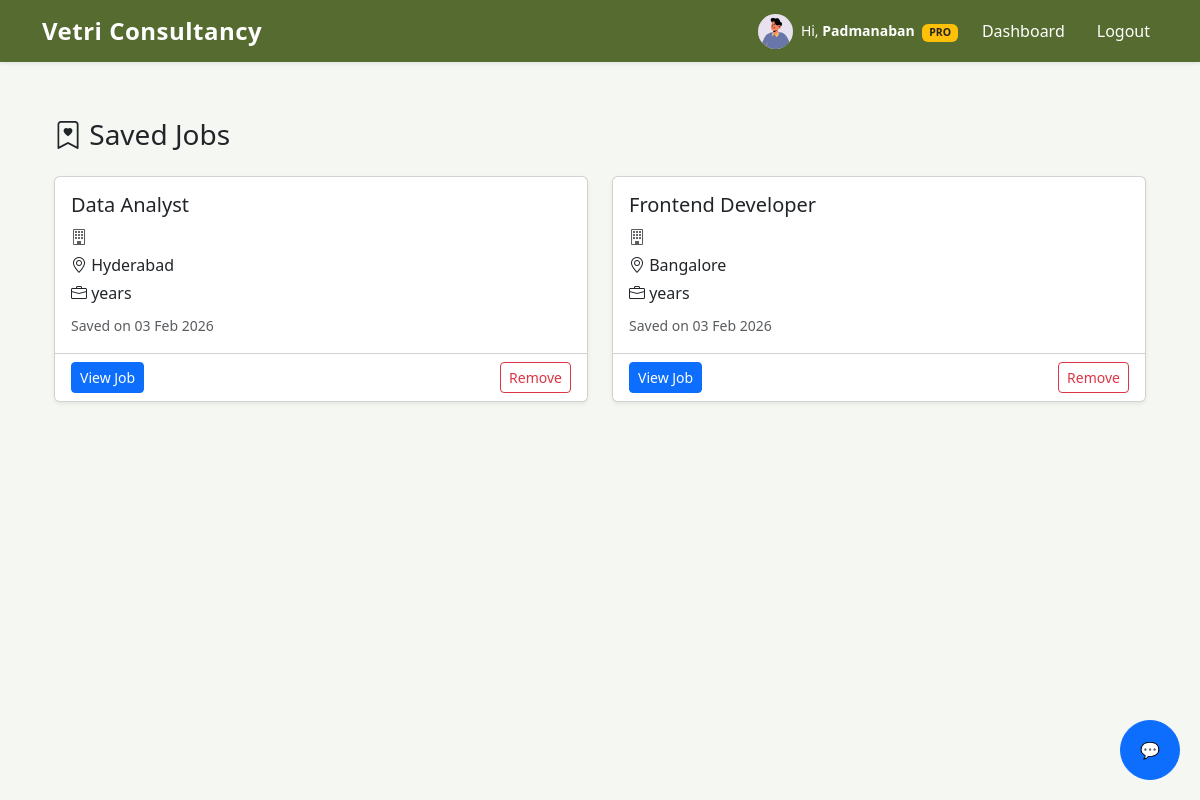
The page /jobs/saved/ (signed in) on the database its author committed.
### accounts/models.py (models this page shows, shortened)
class User(AbstractUser):
    ROLE_CHOICES = (
        ('CANDIDATE', 'Candidate'),
        ('CONSULTANT', 'Consultant'),
        ('ADMIN', 'Admin'),
    )
    username = None
    email = models.EmailField(unique=True)
    role = models.CharField(max_length=20, choices=ROLE_CHOICES, default='CANDIDATE')
    USERNAME_FIELD = 'email'
    REQUIRED_FIELDS = []
    objects = CustomUserManager()

### profiles/models.py (models this page shows, shortened)
class CandidateProfile(models.Model):
    user = models.OneToOneField(
        settings.AUTH_USER_MODEL,
        on_delete=models.CASCADE,
        related_name='profile'
    )
    first_name = models.CharField(max_length=50, blank=True)
    last_name = models.CharField(max_length=50, blank=True)
    phone = models.CharField(max_length=20, blank=True)
    location = models.CharField(max_length=100, blank=True)
    experience_years = models.DecimalField(
        max_digits=4, decimal_places=1, null=True, blank=True
    )
    skills = models.TextField(blank=True, help_text="Comma-separated skills")
    resume = models.FileField(
        upload_to=user_resume_path,
        validators=[
            FileExtensionValidator(allowed_extensions=['pdf', 'doc', 'docx']),
            validate_file_size_5mb
        ],
        null=True,
        blank=True
    )
    profile_image = models.ImageField(
        upload_to=user_profile_image_path,
        null=True,
        blank=True
    )
    bio = models.TextField(blank=True, null=True)
    linkedin = models.URLField(blank=True, null=True)
    github = models.URLField(blank=True, null=True)
    created_at = models.DateTimeField(default=timezone.now)
    updated_at = models.DateTimeField(auto_now=True)

### jobs/models.py (models this page shows, shortened)
class SavedJob(models.Model):
    user = models.ForeignKey(settings.AUTH_USER_MODEL, on_delete=models.CASCADE, related_name='saved_jobs')
    job = models.ForeignKey(Job, on_delete=models.CASCADE, related_name='saved_by')
    saved_at = models.DateTimeField(auto_now_add=True)
    class Meta:
        unique_together = ('user', 'job')

class Job(models.Model):
    JOB_TYPE_CHOICES = (
        ('FT', 'Full Time'),
        ('PT', 'Part Time'),
        ('RM', 'Remote'),
    )
    posted_by = models.ForeignKey(
        settings.AUTH_USER_MODEL,
        on_delete=models.CASCADE,
        related_name='posted_jobs'
    )
    title = models.CharField(max_length=200)
    company = models.CharField(max_length=150)
    location = models.CharField(max_length=150)
    experience = models.PositiveIntegerField(help_text="Experience in years")
    job_type = models.CharField(max_length=2, choices=JOB_TYPE_CHOICES)
    domain = models.CharField(max_length=150, help_text="Eg: Web Development, Data Science")
    skills = models.TextField(help_text="Comma separated skills")
    description = models.TextField()
    posted_on = models.DateTimeField(auto_now_add=True)
    is_active = models.BooleanField(default=True)

### jobs/views.py (the view)
# urls.py: path('saved/', saved_jobs_list_view, name='saved_jobs'),
@login_required
def saved_jobs_list_view(request):
    saved_jobs = SavedJob.objects.filter(
        user=request.user
    ).select_related('job')
    return render(request, 'jobs/saved_jobs.html', {
        'saved_jobs': saved_jobs
    })

### subscriptions/models.py (called while the page is built)
    def is_pro(self):
        if self.plan != 'PRO':
            return False
        if self.end_date and self.end_date < timezone.now():
            return False
        return True

### jobs/templates/jobs/saved_jobs.html (shortened to what this page needs)
{% extends "base.html" %}
{% load static %}
{% block content %}
<div class="container mt-5">
    <h3 class="mb-4">
        <i class="bi bi-bookmark-heart"></i> Saved Jobs
    </h3>
    {% if saved_jobs %}
        <div class="row g-4">
            {% for saved in saved_jobs %}
                <div class="col-md-6">
                    <div class="card h-100 shadow-sm">
                        <div class="card-body">
                            <h5 class="card-title">
                                {{ saved.job.title }}
                            </h5>
                            <p class="mb-1 text-muted">
                                <i class="bi bi-building"></i>
                            </p>
                            <p class="mb-1">
                                <i class="bi bi-geo-alt"></i>
                                {{ saved.job.location }}
                            </p>
                            <p class="mb-2">
                                <i class="bi bi-briefcase"></i>
                                {{ saved.job.experience_required }} years
                            </p>
                            <small class="text-muted">
                                Saved on {{ saved.saved_at|date:"d M Y" }}
                            </small>
                        </div>
                        <div class="card-footer bg-white d-flex justify-content-between">
                            <a href="{% url 'jobs:job_detail' saved.job.id %}"
                               class="btn btn-sm btn-primary">
                                View Job
                            </a>
                            <a href="{% url 'jobs:unsave_job' saved.job.id %}"
                               class="btn btn-sm btn-outline-danger">
                                Remove
                            </a>
                        </div>
                    </div>
                </div>
            {% endfor %}
        </div>
    {% else %}
        <div class="text-center text-muted mt-5">
            <img src="{% static 'images/empty.svg' %}" width="180" class="mb-3">
            <p>You haven’t saved any jobs yet.</p>
        </div>
    {% endif %}
</div>
{% endblock %}

### templates/base.html (shortened to what this page needs)
{% load static %}
<!DOCTYPE html>
<html lang="en">
<head>
    <link rel="stylesheet" href="https://cdn.jsdelivr.net/npm/bootstrap-icons@1.10.5/font/bootstrap-icons.css">
    <link href="https://cdn.jsdelivr.net/npm/bootstrap@5.3.3/dist/css/bootstrap.min.css" rel="stylesheet">
</head>
<body>
    {% if not hide_nav %}
    <nav class="navbar navbar-expand-lg fixed-top shadow-sm">
        <div class="container">
            <a class="navbar-brand logo"
                href="{% if user.is_authenticated %}{% url 'jobs:jobs_list' %}{% else %}{% url 'accounts:login' %}{% endif %}">
                Vetri Consultancy
            </a>
            <div class="collapse navbar-collapse" id="navbarNav">
                <ul class="navbar-nav ms-auto align-items-center gap-3">
                    {% if user.is_authenticated %}
<li class="nav-item d-flex align-items-center gap-2">
    {% if user.role == 'CANDIDATE' %}
        {% if user.profile.profile_image %}
            <img src="{{ user.profile.profile_image.url }}"
                 alt="Profile"
                 class="rounded-circle"
                 width="35"
                 height="35"
                 style="object-fit: cover;">
        {% endif %}
        <span class="text-white small">
            Hi,
            <strong>{{ user.profile.first_name|default:user.email }}</strong>
            {% if user.subscription.is_pro %}
                <span class="badge bg-warning text-dark ms-1">PRO</span>
            {% else %}
                <span class="badge bg-secondary ms-1">FREE</span>
            {% endif %}
        </span>
    {% elif user.role == 'CONSULTANT' %}
</li>
                    <li class="nav-item">
                        <a class="nav-link {% if request.resolver_match.url_name == 'dashboard' and request.resolver_match.app_name == 'accounts' %}active{% endif %}"
                            href="{% url 'accounts:dashboard' %}">
                            Dashboard
                        </a>
                    </li>
                    <li class="nav-item">
                        <form method="post" action="{% url 'accounts:logout' %}">
                            <button type="submit" class="logout-btn nav-link">Logout</button>
                        </form>
                    </li>
                    {% endif %}
                </ul>
            </div>
        </div>
    </nav>
    {% endif %}
    <div class="container">
        {% block content %}{% endblock %}
    </div>
<button id="chatbotBtn" class="btn btn-primary" style="position:fixed; bottom:20px; right:20px; border-radius:50%; width:60px; height:60px;">
    💬
</button>
</body>
</html>

### templates/base.html (style rules this page uses)
body { padding-top: 70px; background-color: #F5F7F2; }
.navbar { background-color: #556B2F !important; }
.navbar .nav-link, .navbar-brand { color: #ffffff !important; font-weight: 500; }
.logo { font-weight: bold; font-size: 1.5rem; letter-spacing: 0.5px; }
.logout-btn { color: #ffffff; background: none; border: none; padding: 0; }

### rows shown on the page
User: profile.profile_image (picture), profile.first_name "Padmanaban"
SavedJob: job "Data Analyst", job.location "Hyderabad", saved_at "03 Feb 2026"
SavedJob: job "Frontend Developer", job.location "Bangalore", saved_at "03 Feb 2026"
